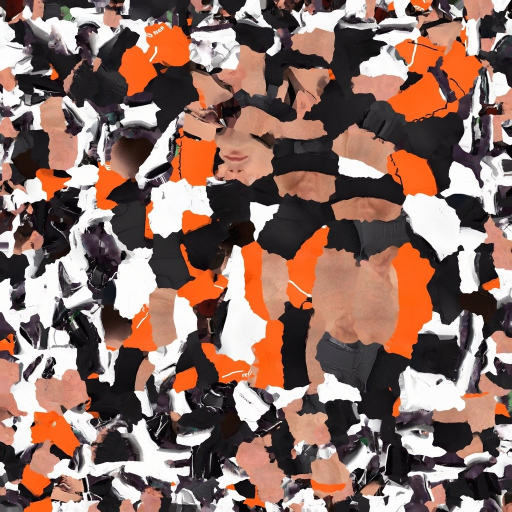
#> input picture quelle/rtex/base2.jpg, 1024 x 1024 px (shown at 1/2 size)
$ python -i bakejersey.py   (imports and definitions only)
#> lines starting #> are read from the running program, lines starting #| are printed output that depends on the picture; after the words box and inside, x2 and y2 are one past the last pixel; in counts of white or black regions, pixels touching at a corner belong together
import sys, numpy as np
# [1 line not run here, left out]
from PIL import Image
# [1 line not run here, left out]
# [1 line that did not run here, left out]
def inpaint(img, mask, it=80):
  im=img.copy(); m=mask.copy()
  for _ in range(it):
    if m.all(): break
    acc=np.zeros_like(im); cnt=np.zeros(m.shape,np.float32)
    for dy,dx in ((1,0),(-1,0),(0,1),(0,-1),(1,1),(-1,-1),(1,-1),(-1,1)):
      sm=np.roll(np.roll(m,dy,0),dx,1); si=np.roll(np.roll(im,dy,0),dx,1)
      acc+=si*sm[...,None]; cnt+=sm
    new=(~m)&(cnt>0); im[new]=acc[new]/cnt[new][:,None]; m=m|new
  return im
def prep(path, crop=None, bg='white'):
#> called with path = '../rtex/base2.jpg', bg = 'white'
  a=Image.open(path).convert('RGB')
#> a is the input picture: PIL image 1024x1024 RGB; mean R, G, B 140.4, 110.6, 100.5
  if crop: a=a.crop(crop)
  a=np.asarray(a).astype(np.float32)
#> a: shape (1024, 1024, 3) float32
  if bg=='white':
    cand=a.min(2)>=236; bgm=np.zeros_like(cand); bgm[0,:]=cand[0,:]; bgm[-1,:]=cand[-1,:]; bgm[:,0]=cand[:,0]; bgm[:,-1]=cand[:,-1]
#> after `cand = a.min(2) >= 236`:
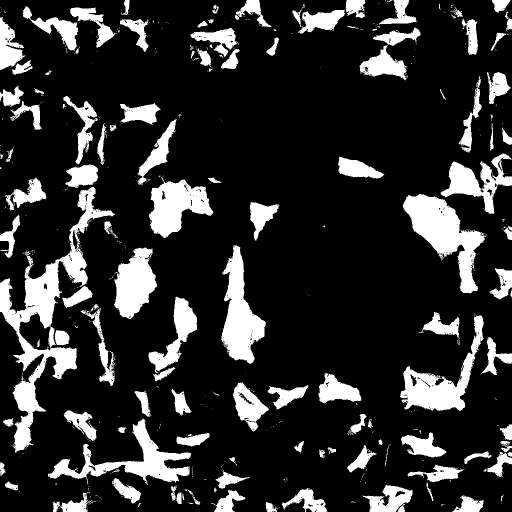
#> cand: shape (1024, 1024) bool (shown at 1/2 size); 18.4% white; 580 white regions (448 under 20 px), largest, box (x1, y1, x2, y2) and area: (0, 374, 230, 906) 23765, (805, 388, 973, 587) 13063, (443, 491, 532, 728) 10338
#> after `bgm[0, :] = cand[0, :]`: bgm: shape (1024, 1024) bool; 0.01% white in thin lines or dots, all inside (x1, y1, x2, y2) = (250, 0, 1021, 1)
#> after `bgm[-1, :] = cand[-1, :]`: bgm: shape (1024, 1024) bool; 0.04% white in thin lines or dots, all inside (x1, y1, x2, y2) = (106, 0, 1021, 1024)
#> after `bgm[:, 0] = cand[:, 0]`:
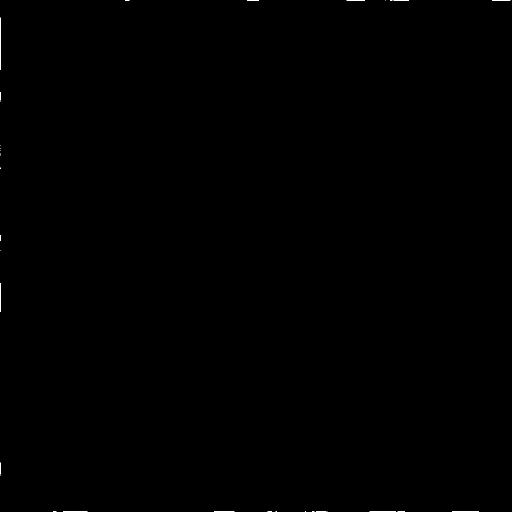
#> bgm: shape (1024, 1024) bool (shown at 1/2 size); 0.06% white in thin lines or dots
#> after `bgm[:, -1] = cand[:, -1]`: bgm: shape (1024, 1024) bool; 0.08% white in thin lines or dots
    while True:  # nur der zusammenhängende Hintergrund von außen, nicht weiße Schrift
      g=(bgm|np.roll(bgm,1,0)|np.roll(bgm,-1,0)|np.roll(bgm,1,1)|np.roll(bgm,-1,1))&cand
      if (g==bgm).all(): break
      bgm=g
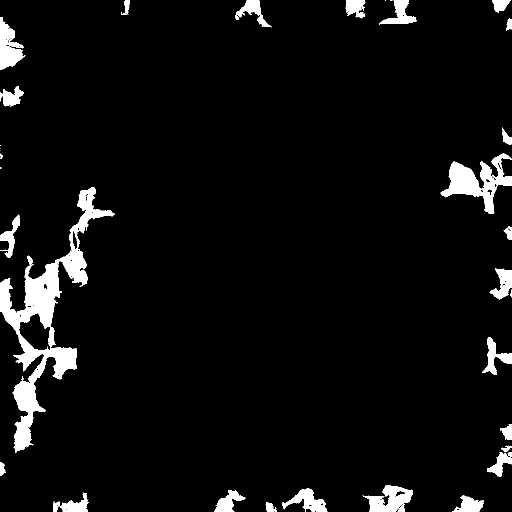
#> bgm: shape (1024, 1024) bool (shown at 1/2 size); 5.2% white; 40 white regions (9 under 20 px), largest, box (x1, y1, x2, y2) and area: (0, 374, 230, 906) 23666, (881, 307, 1024, 428) 6517, (725, 970, 825, 1024) 2871
    for _ in range(6):  # helle Kantenpixel am Hintergrund nicht übernehmen
      bgm=bgm|np.roll(bgm,1,0)|np.roll(bgm,-1,0)|np.roll(bgm,1,1)|np.roll(bgm,-1,1)
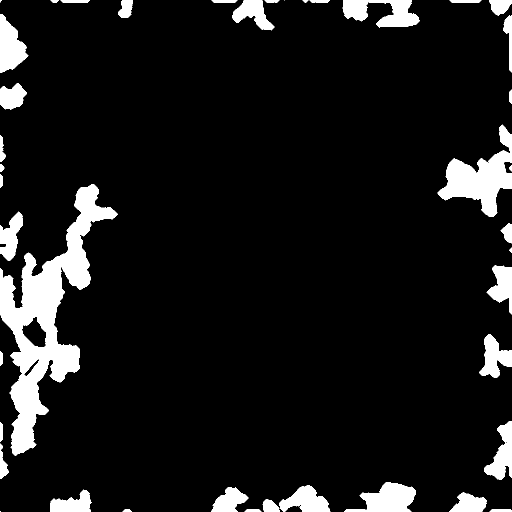
#> bgm: shape (1024, 1024) bool (shown at 1/2 size); 9.2% white; 42 white regions (3 under 20 px), largest, box (x1, y1, x2, y2) and area: (0, 368, 236, 912) 37733, (875, 249, 1024, 434) 11253, (688, 964, 831, 1024) 4932
    mask=~bgm
  else: mask=np.abs(a-np.array(bg,np.float32)).max(2)>6
  return inpaint(a,mask,150)
#> the loop in inpaint, `for _ in range(it):` made 35 passes
#> pass 1, in inpaint, `new = ~m & (cnt > 0)`:
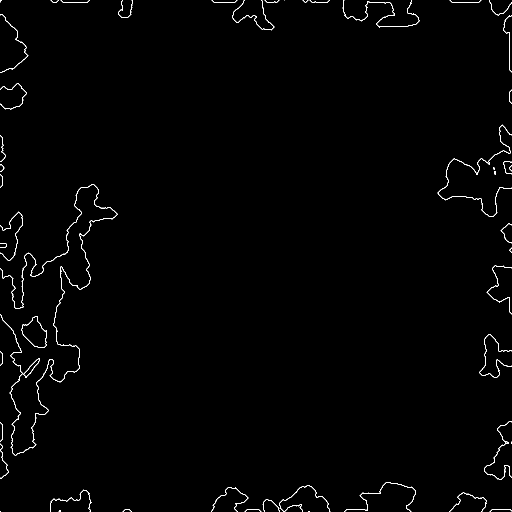
#> new: shape (1024, 1024) bool (shown at 1/2 size); 0.89% white in thin lines or dots
#> pass 1, in inpaint, `m = m | new`:
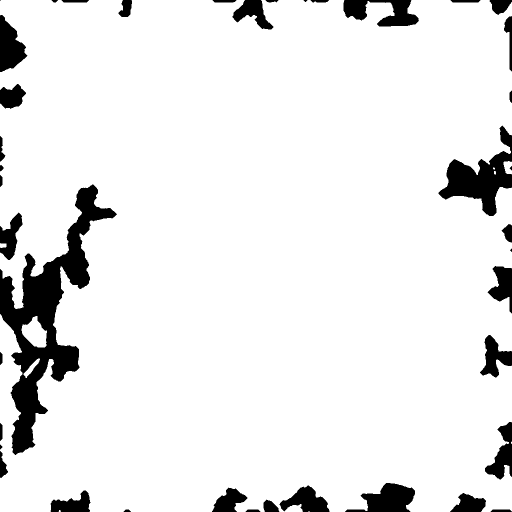
#> m: shape (1024, 1024) bool (shown at 1/2 size); 91.7% white; 41 black regions (2 under 20 px), largest, box (x1, y1, x2, y2) and area: (0, 369, 234, 910) 34694, (877, 251, 1024, 432) 10382, (690, 966, 830, 1024) 4588
#> after the loop in inpaint, `for _ in range(it):`:
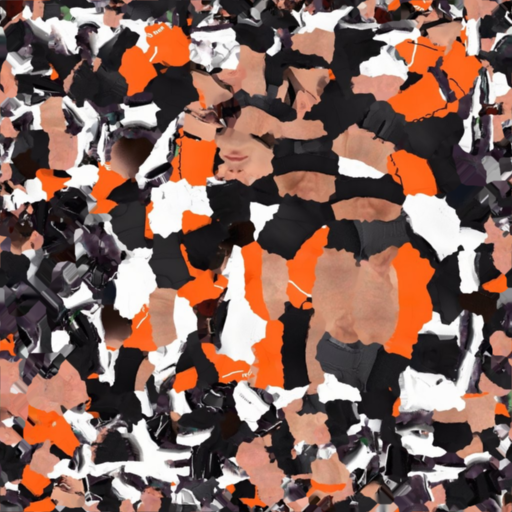
#> acc: shape (1024, 1024, 3) float32 (shown at 1/2 size); mean R, G, B 1053, 803.8, 721.2; drawn with min black and max white
#> after the loop in inpaint, `for _ in range(it):`: m: shape (1024, 1024) bool; every value is 1
def bil(img,X,Y):
  h,w,_=img.shape; X=np.clip(X,0,w-1.001); Y=np.clip(Y,0,h-1.001)
  x0=X.astype(int); y0=Y.astype(int); fx=(X-x0)[:,None]; fy=(Y-y0)[:,None]
  return (img[y0,x0]*(1-fx)*(1-fy)+img[y0,x0+1]*fx*(1-fy)+img[y0+1,x0]*(1-fx)*fy+img[y0+1,x0+1]*fx*fy)
# --- per-texel rasterization
# [1 line that did not run here, left out]
# [1 line that did not run here, left out]
armset=['LeftArm','LeftForeArm','RightArm','RightForeArm']
# [1 line that did not run here, left out]
# [2 lines not run here, left out]
# [1 line that did not run here, left out]
# [1 line that did not run here, left out]
# [1 line that did not run here, left out]
# [1 line that did not run here, left out]
# [1 line that did not run here, left out]
# [20 lines not run here, left out]

>>> result = prep('../rtex/base2.jpg')
